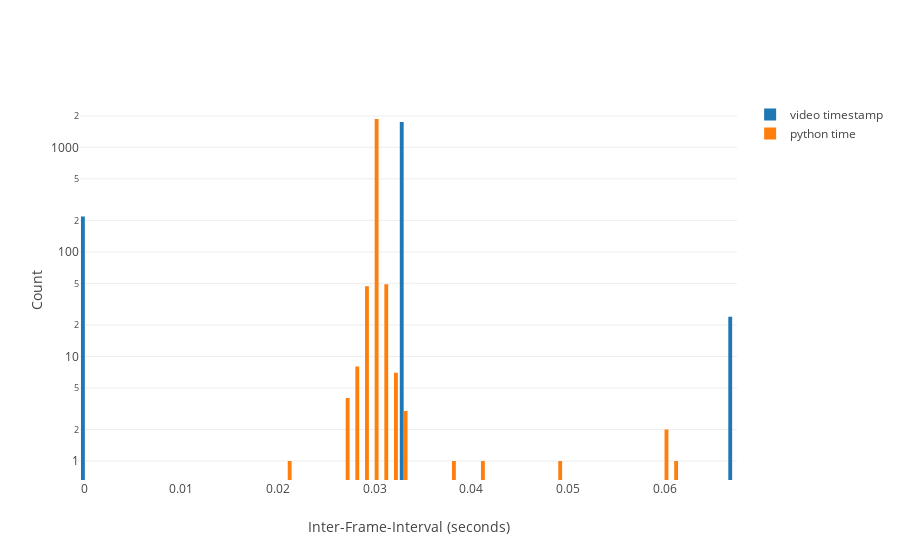

Notebook code for this chart:
### Markdown cell above
In the above plot, timestamp interval is often '0'. This occurs when the frameTimeStamp does not increment from one frame to the next and is presumably a reflection of how the video is actually being recorded. Note, a '0' interval will be followed by a interval that is twice the target interval.

Remember, frames are being generated by an arduino (e.g. a scope) at 30 ms intervals while video is being recored at 30 fps giving a 'timestamp interval' of 0.0333

### Code cell
# frame interval histogram

timestampHist = go.Histogram(x=timestampInterval, name = "video timestamp")
pythonTimeHist = go.Histogram(x=timeInterval, name = "python time")

fig = {
    'data': [timestampHist, pythonTimeHist],
    'layout': {
        'xaxis': {'title': 'Inter-Frame-Interval (seconds)'},
        'yaxis': {'title': "Count", 'type': "log"}
    }
}

iplot(fig, filename='pandas/multiple-scatter')

### Figure 1 — Plotly figure (JSON) as saved in the notebook; plotly's stock layout.template omitted (floating-point values rounded to 4 significant figures; data arrays with more than 128 entries replaced by an {"elided": "..."} marker saying what was removed)
{"data": [{"name": "video timestamp", "type": "histogram", "x": {"elided": "1993 float values"}}, {"name": "python time", "type": "histogram", "x": {"elided": "1993 float values"}}], "layout": {"xaxis": {"title": "Inter-Frame-Interval (seconds)"}, "yaxis": {"title": "Count", "type": "log"}}}
